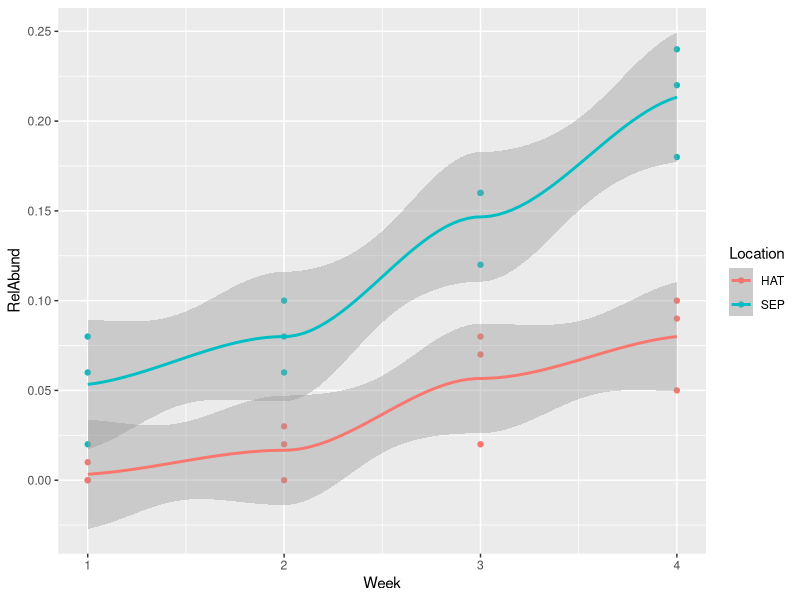
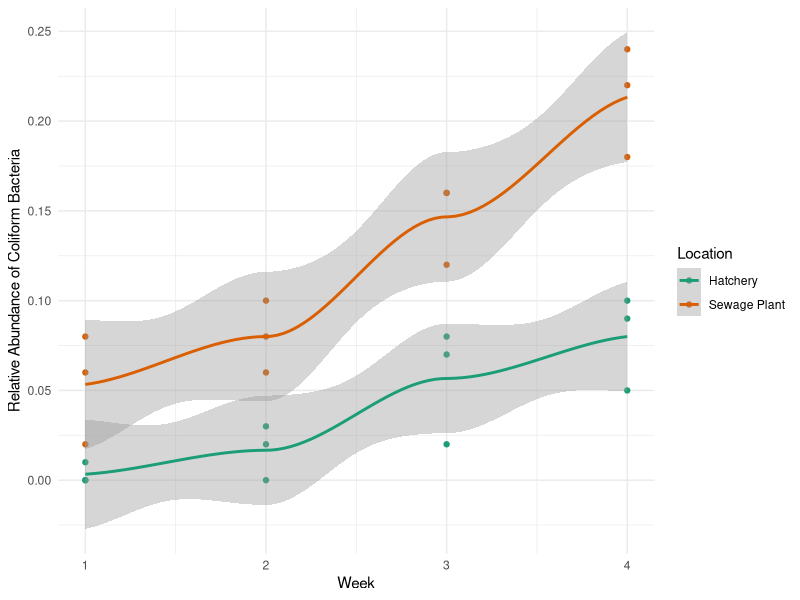

R code for these plots, in order:
library(ggplot2)
dat = read.csv("./SEPHAT.csv")

# quickly plot relative abundance
p = ggplot(dat, aes(x=Week, y= RelAbund, color=Location, group = Location)) +
  geom_point() + stat_smooth() 
p

# Can make the plot nicer, if we want
p + theme_minimal() +
  scale_color_brewer(labels = c("Hatchery","Sewage Plant"),type = "qual", palette = 2) +
  labs(y="Relative Abundance of Coliform Bacteria")

# Build a statistical model of relative abundance, explained by location and week
model = aov(RelAbund ~ Location * factor(Week), data = dat)
summary(model)
TukeyHSD(model)$Location

#### None of the above works unless data is TIDY ####

